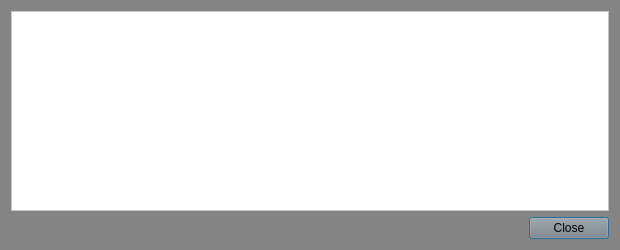
<?xml version="1.0" encoding="UTF-8"?>
<ui version="4.0">
 <class>TransactionDescDialog</class>
 <widget class="QDialog" name="TransactionDescDialog">
  <property name="geometry">
   <rect>
    <x>0</x>
    <y>0</y>
    <width>620</width>
    <height>250</height>
   </rect>
  </property>
  <property name="windowTitle">
   <string>Transaction details</string>
  </property>
  <property name="styleSheet">
   <string notr="true">background-color: rgb(132, 132, 132);
color: rgb(255, 255, 255);</string>
  </property>
  <layout class="QVBoxLayout" name="verticalLayout">
   <item>
    <widget class="QTextEdit" name="detailText">
     <property name="toolTip">
      <string>This pane shows a detailed description of the transaction</string>
     </property>
     <property name="styleSheet">
      <string notr="true">background-color: rgb(255, 255, 255);
color: rgb(0, 0, 0);</string>
     </property>
     <property name="readOnly">
      <bool>true</bool>
     </property>
    </widget>
   </item>
   <item>
    <widget class="QDialogButtonBox" name="buttonBox">
     <property name="styleSheet">
      <string notr="true">color: rgb(0, 0, 0);</string>
     </property>
     <property name="orientation">
      <enum>Qt::Horizontal</enum>
     </property>
     <property name="standardButtons">
      <set>QDialogButtonBox::Close</set>
     </property>
    </widget>
   </item>
  </layout>
 </widget>
 <resources/>
 <connections>
  <connection>
   <sender>buttonBox</sender>
   <signal>accepted()</signal>
   <receiver>TransactionDescDialog</receiver>
   <slot>accept()</slot>
   <hints>
    <hint type="sourcelabel">
     <x>248</x>
     <y>254</y>
    </hint>
    <hint type="destinationlabel">
     <x>157</x>
     <y>274</y>
    </hint>
   </hints>
  </connection>
  <connection>
   <sender>buttonBox</sender>
   <signal>rejected()</signal>
   <receiver>TransactionDescDialog</receiver>
   <slot>reject()</slot>
   <hints>
    <hint type="sourcelabel">
     <x>316</x>
     <y>260</y>
    </hint>
    <hint type="destinationlabel">
     <x>286</x>
     <y>274</y>
    </hint>
   </hints>
  </connection>
 </connections>
</ui>
